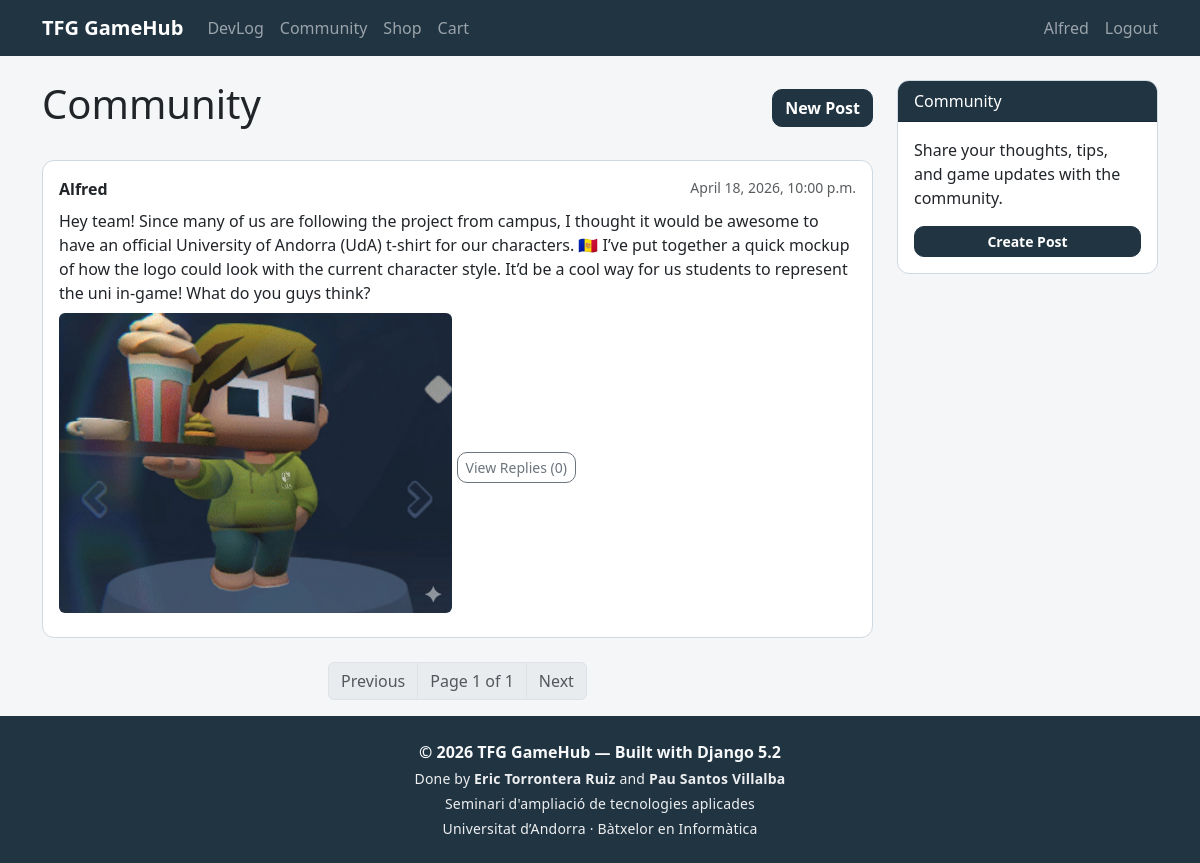
The page /social/ (signed in) on the database its author committed.
### social/models.py (models this page shows, shortened)
class Post(models.Model):
    user = models.ForeignKey(
        settings.AUTH_USER_MODEL,
        on_delete=models.CASCADE,
        related_name='social_posts'
    )
    body = models.TextField()
    image = models.ImageField(upload_to='social/%Y/%m/%d/', blank=True)
    created = models.DateTimeField(auto_now_add=True)
    updated = models.DateTimeField(auto_now=True)
    class Meta:
        ordering = ['-created']
        indexes = [models.Index(fields=['-created'])]
    def get_absolute_url(self):
        from django.urls import reverse
        return reverse('social:post_detail', args=[self.pk])

### social/views.py (the view)
# urls.py: path('', views.post_list, name='post_list'),
def post_list(request):
    post_list = Post.objects.all()
    paginator = Paginator(post_list, 10)
    page_number = request.GET.get('page', 1)
    try:
        posts = paginator.page(page_number)
    except PageNotAnInteger:
        posts = paginator.page(1)
    except EmptyPage:
        posts = paginator.page(paginator.num_pages)
    return render(request, 'social/post_list.html', {'posts': posts})

### cart/cart.py (called while the page is built)
    def __len__(self):
        return sum(item['quantity'] for item in self.cart.values())

### cart/context_processors.py (called while the page is built)
def cart(request):
    return {'cart': Cart(request)}

### social/templates/social/post_list.html (shortened to what this page needs)
{% extends "base.html" %}
{% block content %}
<div class="row">
  <div class="col-md-9">
    <div class="d-flex justify-content-between align-items-center mb-4">
      <h1>Community</h1>
      {% if request.user.is_authenticated %}
        <a href="{% url 'social:post_create' %}" class="btn btn-primary">New Post</a>
      {% endif %}
    </div>
    {% for post in posts %}
      <div class="card mb-4">
        <div class="card-body">
          <div class="d-flex justify-content-between">
            <strong>{{ post.user.username }}</strong>
            <small class="text-muted">{{ post.created|date:"N j, Y, g:i a" }}</small>
          </div>
          <p class="mt-2 mb-2">{{ post.body }}</p>
          {% if post.image %}
            <img src="{{ post.image.url }}" class="img-fluid rounded mb-2" style="max-height:300px;">
          {% endif %}
          <a href="{{ post.get_absolute_url }}" class="btn btn-sm btn-outline-secondary">
            View Replies ({{ post.replies.count }})
          </a>
        </div>
      </div>
    {% empty %}
      <p class="text-muted">No posts yet. Be the first to post!</p>
    {% endfor %}
    {% include "pagination.html" with page=posts %}
  </div>
  <div class="col-md-3">
    <div class="card">
      <div class="card-header">Community</div>
      <div class="card-body">
        <p>Share your thoughts, tips, and game updates with the community.</p>
        {% if request.user.is_authenticated %}
          <a href="{% url 'social:post_create' %}" class="btn btn-primary btn-sm w-100">Create Post</a>
        {% else %}
          <a href="{% url 'login' %}" class="btn btn-outline-primary btn-sm w-100">Log in to post</a>
        {% endif %}
      </div>
    </div>
  </div>
</div>
{% endblock %}

### templates/base.html (shortened to what this page needs)
<!DOCTYPE html>
<html lang="en">
<head>
  <link rel="stylesheet" href="https://cdn.jsdelivr.net/npm/bootstrap@5.3.3/dist/css/bootstrap.min.css">
</head>
<body>
  <nav class="navbar navbar-expand-lg navbar-dark custom-bar">
    <div class="container">
      <a class="navbar-brand fw-bold" href="{% url 'devlog:post_list' %}">TFG GameHub</a>
      <div class="collapse navbar-collapse" id="navbarNav">
        <ul class="navbar-nav me-auto">
          <li class="nav-item"><a class="nav-link" href="{% url 'devlog:post_list' %}">DevLog</a></li>
          <li class="nav-item"><a class="nav-link" href="{% url 'social:post_list' %}">Community</a></li>
          <li class="nav-item"><a class="nav-link" href="{% url 'shop:product_list' %}">Shop</a></li>
          <li class="nav-item">
            <a class="nav-link" href="{% url 'cart:cart_detail' %}">
              Cart
            </a>
          </li>
        </ul>
        <ul class="navbar-nav ms-auto d-flex flex-row align-items-center gap-2">
          {% if request.user.is_authenticated %}
            <li class="nav-item">
              <a class="nav-link" href="{% url 'dashboard' %}">{{ request.user.username }}</a>
            </li>
            <li class="nav-item">
              <form method="post" action="{% url 'logout' %}" class="m-0">
                <button type="submit" class="nav-link btn btn-link p-0 border-0 logout-btn">Logout</button>
              </form>
            </li>
          {% else %}
            <li class="nav-item"><a class="nav-link" href="{% url 'login' %}">Login</a></li>
            <li class="nav-item"><a class="nav-link" href="{% url 'register' %}">Register</a></li>
          {% endif %}
        </ul>
      </div>
    </div>
  </nav>
  <main class="container mt-4 page-content">
    {% block content %}{% endblock %}
  </main>
  <footer class="text-light py-4 custom-bar">
    <div class="container text-center">
      <p class="mb-1 fw-semibold">&copy; 2026 TFG GameHub — Built with Django 5.2</p>
      <p class="mb-1 small footer-meta">Done by <strong>Eric Torrontera Ruiz</strong> and <strong>Pau Santos Villalba</strong></p>
      <p class="mb-1 small footer-meta">Seminari d'ampliació de tecnologies aplicades</p>
      <p class="mb-0 small footer-meta">Universitat d’Andorra · Bàtxelor en Informàtica</p>
    </div>
  </footer>
</body>
</html>

### templates/base.html (style rules this page uses)
html, body { height: 100%; }
body { min-height: 100vh; display: flex; flex-direction: column; background-color: #f4f6f8; }
.page-content { flex: 1; }
.custom-bar { background-color: #213442 !important; }
.logout-btn { line-height: 1.5; color: rgba(255, 255, 255, 0.55); text-decoration: none; }
.footer-meta { opacity: 0.95; letter-spacing: 0.2px; }
.card { border: 1px solid #cfd9e2; border-radius: 12px; overflow: hidden; }
.card-header { background-color: #213442; color: #fff; border-bottom: 1px solid #1a2a36; }
.btn-primary, .btn-theme { background-color: #213442; border-color: #213442; color: #fff; border-radius: 10px; font-weight: 600; }
.btn-outline-secondary { border-radius: 10px; }

### rows shown on the page
Post: user.username "Alfred", created "April 18, 2026, 10:00 p.m.", body "Hey team! Since many of us are following the project from campus, I thought it would be awesome to have an official University of Andorra (UdA) t-shirt for our characters. 🇦🇩 I’ve put together a quick mockup of how the logo could look with the current character style. It’d be a cool way for us students to represent the uni in-game! What do you guys think?", image (picture), replies.count "0"

### other values the page prints
{{ request.user.username }} "Alfred"
{{ page.number }} "1"
{{ page.paginator.num_pages }} "1"
